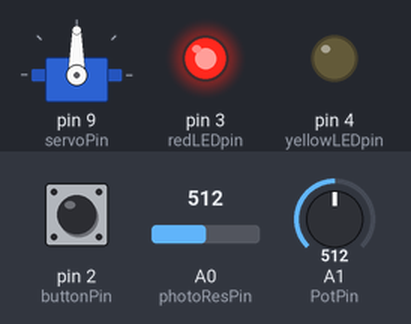
This sketch was run on a simulated Arduino Uno, built with avr-gcc and run on an emulated ATmega328P. Shown: servo, output pins drawn as LEDs (lit = HIGH). The inputs (shaded band) are chosen by the test bench; at power-on: A1 (PotPin) = 512, pin 2 (buttonPin) LOW, A0 (photoResPin) = 512.

Above: at 1.2 s.
1.3 s: A1 (PotPin) set to 716
At 1.9 s:
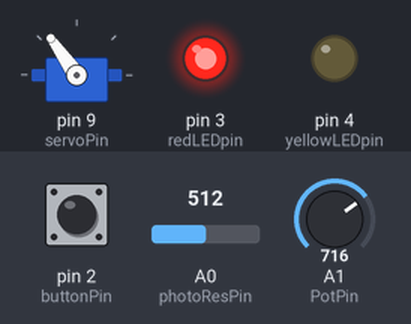
2.8 s: pin 2 (buttonPin) pulled HIGH for 0.15 s
At 3.7 s:
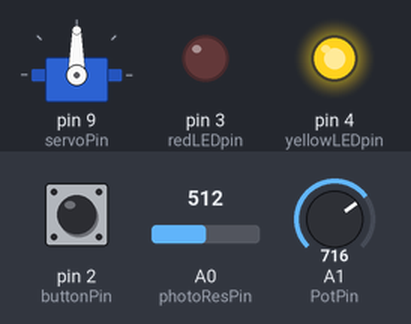
4.4 s: A0 (photoResPin) set to 716
At 5.4 s:
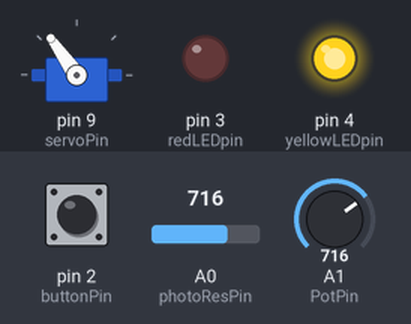
5.9 s: A0 (photoResPin) set to 900
At 6.6 s:
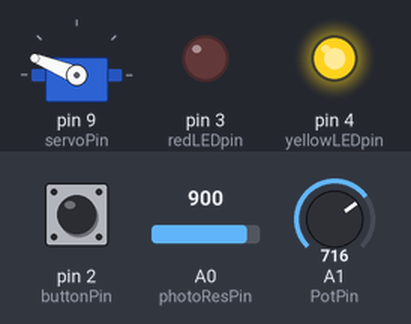
7.4 s: A0 (photoResPin) set to 1023
At 7.7 s:
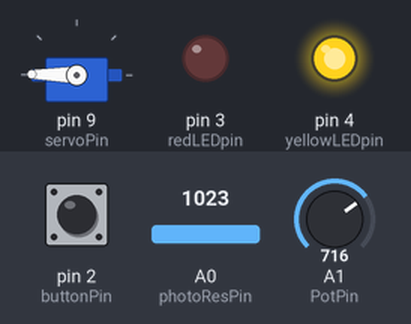
8.9 s: A0 (photoResPin) set to 306
At 10.0 s:
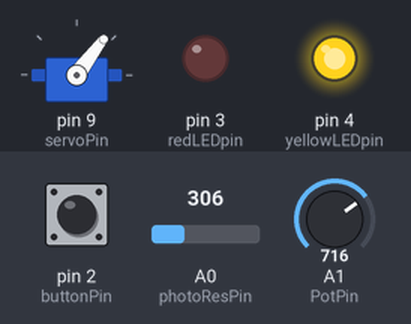
Timing chart, 0 to 11.4 s (numbered marks = the images above; inputs shaded):
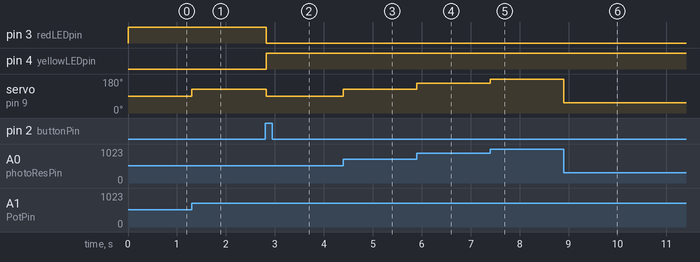

Measured:
- after the input at 1.3 s, servo on pin 9 (servoPin): 90° → 125° at once
- after the input at 2.8 s, pin 3 (redLEDpin): HIGH → LOW at once; pin 4 (yellowLEDpin): LOW → HIGH at once; servo on pin 9 (servoPin): 125° → 90° at once
- after the input at 4.4 s, servo on pin 9 (servoPin): 90° → 125° at once
- after the input at 5.9 s, servo on pin 9 (servoPin): 125° → 158° at once
- after the input at 7.4 s, servo on pin 9 (servoPin): 158° → 179° at once
- after the input at 8.9 s, servo on pin 9 (servoPin): 179° → 53° at once

The sketch:

control_servo_using_POT._and_PhotoRes.ino
```cpp
#include <Servo.h>

int const servoPin = 9;
int const yellowLEDpin = 4;
int const redLEDpin = 3;
int const buttonPin = 2;

int const photoResPin = A0;
int const PotPin = A1;

int servoPos = 0;
int photoResValue = 0;
int PotValue = 0;

float const slope = 45./256.; // this slope is used to transform 0-1023 analog signal into 0-180 degrees for the servo

bool bottunState = LOW;
bool memory = HIGH;

int programMode = 1;

int const wait = 20;

Servo myServo;

void setup() {
  // put your setup code here, to run once:
  myServo.attach(servoPin);
  pinMode(redLEDpin, OUTPUT);
  pinMode(yellowLEDpin, OUTPUT);
  pinMode(photoResPin, INPUT);
  pinMode(PotPin, INPUT);
  pinMode(buttonPin, INPUT);
}

void loop() {
  PotValue = analogRead(PotPin);
  photoResValue = analogRead(photoResPin);
  bottunState = digitalRead(buttonPin);
  // ====================================================
  // over here we handle the program mode either potentiometer mode = 1 or photoresistor mode = 2.

  if (bottunState == HIGH && memory == HIGH){
    if (programMode == 2){
      programMode = 1;
    }else {
      programMode = 2;
    }
    memory = LOW;
    delay(wait);                   // this delay is added to handle the debouncing effect caused by the physical button.
  } else if (bottunState == LOW && memory == LOW) {
    memory = HIGH;                 // this memeory bit is added to handle multiple commands at very short time intervals.
  }
  //=======================================================
  // over here we impliment the system modes

  if (programMode == 1){ // if we are in mode 1 write the angle of the servo using the potentiometer readings and turn on the LED assigned to the potentiometer
    servoPos = slope*PotValue;
    digitalWrite(redLEDpin, HIGH);
    digitalWrite(yellowLEDpin, LOW);
  }else if (programMode == 2){ // if we are in mode 2 write the angle of the servo using the photoresistor readings and turn on the LED assigned to the photoresistor
    servoPos = slope*photoResValue;
    digitalWrite(redLEDpin, LOW);
    digitalWrite(yellowLEDpin, HIGH);
  }
  myServo.write(servoPos);
}
```
